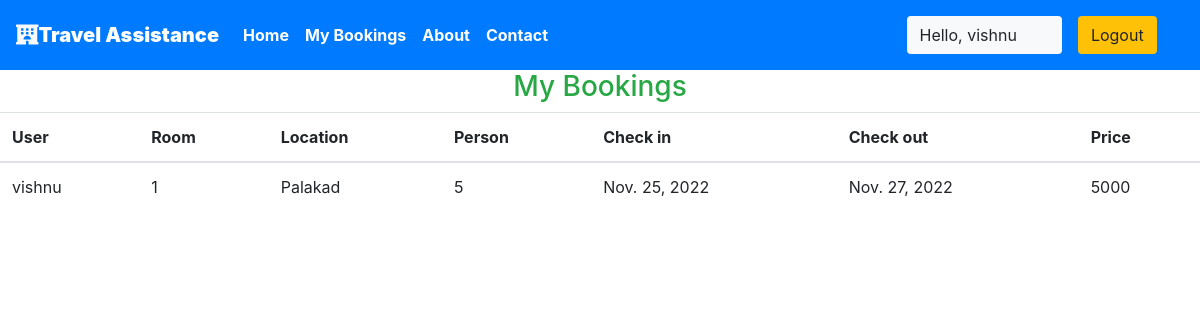
/user/bookings (signed in), run on the app's committed database.
### krishna/models.py (models this page shows, shortened)
class Reservation(models.Model):
    check_in = models.DateField(auto_now =False)
    check_out = models.DateField()
    room = models.ForeignKey(Rooms, on_delete = models.CASCADE)
    guest = models.ForeignKey(User, on_delete= models.CASCADE)
    booking_id = models.CharField(max_length=100,default="null")

class Rooms(models.Model):
    ROOM_STATUS = (
    ("1", "available"),
    ("2", "not available"),
    )
    ROOM_TYPE = (
    ("1", "premium"),
    ("2", "deluxe"),
    ("3","basic"),
    )
    room_type = models.CharField(max_length=50,choices = ROOM_TYPE)
    capacity = models.IntegerField()
    price = models.IntegerField()
    size = models.IntegerField()
    hotel = models.ForeignKey(Hotels, on_delete = models.CASCADE)
    status = models.CharField(choices =ROOM_STATUS,max_length = 15)
    roomnumber = models.IntegerField()

class Hotels(models.Model):
    name = models.CharField(max_length=30)
    owner = models.CharField(max_length=20)
    location = models.CharField(max_length=50)
    state = models.CharField(max_length=50,default="Kerala")
    country = models.CharField(max_length=50,default="India")

### krishna/views.py (the view)
# urls.py: path('user/bookings', views.user_bookings,name="dashboard"),
@login_required(login_url='/user')
def user_bookings(request):
    if request.user.is_authenticated == False:
        return redirect('userloginpage')
    user = User.objects.all().get(id=request.user.id)
    print(f"request user id ={request.user.id}")
    bookings = Reservation.objects.all().filter(guest=user)
    if not bookings:
        messages.warning(request,"No Bookings Found")
    return HttpResponse(render(request,'user/mybookings.html',{'bookings':bookings}))

### templates/user/mybookings.html
{% extends 'basic.html' %} {% block title %}Dashboard {% endblock title %} {% block body %}
{% load app_tags %}
<h3 class="text-center  text-success">My Bookings </h3>
<table class="table">
    <thead>
        <th>User</th>
        <th>Room</th>
        <th>Location</th>
        <th>Person</th>
        <th>Check in</th>
        <th>Check out</th>
        <th>Price</th>
    </thead>
    {% for each_booking in bookings %}
    <tr>
        <td>{{each_booking.guest.username}}</td>
        <td>{{each_booking.room.roomnumber}}</td>
        <td>{{each_booking.room.hotel.location}}</td>
        <td>{{each_booking.room.capacity}}</td>
        <td>{{each_booking.check_in}}</td>
        <td>{{each_booking.check_out}}</td>
        <td>{{each_booking.room.price}}</td>
    </tr>
    {% endfor %}
</table>
{% endblock body %}

### templates/basic.html (shortened to what this page needs)
{% load static %}
<!DOCTYPE html>
<!DOCTYPE html>
<html lang="en">
<head>
    <link rel="stylesheet" href="https://use.fontawesome.com/releases/v5.7.0/css/all.css">
    <link rel="stylesheet" href="{% static 'bootstrap\bootstrap.css' %}">
    <link rel="stylesheet" href="https://maxcdn.bootstrapcdn.com/bootstrap/4.5.0/css/bootstrap.min.css" >
</head>
<body style="dbackground-image: url('https://source.unsplash.com/random');height: 100%;">
    <div class="container-fluid px-0">
        <nav class="navbar navbar-expand-lg navbar-dark bg-primary font-weight-bold">
            <a class="navbar-brand text-bold bg-primary" href="/"><i class="fas fa-hotel text-light"></i><b>Travel Assistance</b></a>
            <div class="collapse navbar-collapse " id="navbarSupportedContent">
                <ul class="navbar-nav mr-auto ">
                    <li class="nav-item active">
                        <a class="nav-link text-bold " href="/home"> Home</a>
                    </li>
                    {% if user.is_staff %}
                    <li class="nav-item active">
                        <a class="nav-link text-bold" href="/staff/panel">Dashboard </a>
                    </li>
                    {% elif user.is_staff == False and user.is_authenticated %}
                    <li class="nav-item active">
                            <a class="nav-link text-bold" href="/user/bookings">My Bookings </a>
                        </li>
                    {% endif %}
                    <li class="nav-item active">
                        <a class="nav-link text-bold" href="/about">About</a>
                    </li>
                    <li class="nav-item active">
                        <a class="nav-link text-bold" href="/contact">Contact </a>
                    </li>
                </ul>
                {% if user.is_authenticated %}
                      <button class="btn btn-group bg-light" data-toggle="modal" data-target="#forlogin">
                       Hello, {{request.user}}
                       <a href="/logout" class="nav-link">
                    <button class="btn btn-group bg-warning" data-toggle="modal" data-target="#forlogin">
                        Logout
                    </button></a>&nbsp; &nbsp;
                    </button>
                {% endif %}
            </div>
        </nav>
    </div>
    {% block body %}
    {% endblock body %}
</body>
</html>

### templates/basic.html (style rules this page uses)
a { text-decoration: none; }

### data on the page
Reservation: guest.username "vishnu", room.roomnumber "1", room.hotel.location "Palakad", room.capacity "5", check_in "Nov. 25, 2022", check_out "Nov. 27, 2022", room.price "5000"

### other printed values
{{ request.user }} "vishnu"
